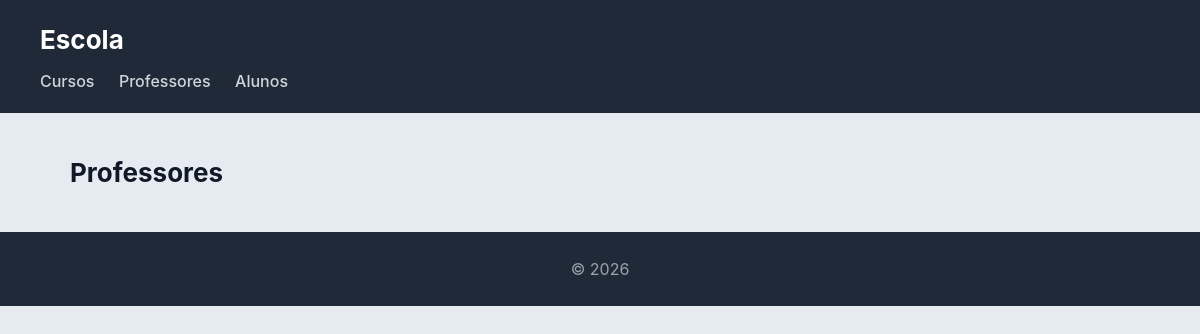
/escola/professores/, run on an earlier commit of the app's database.
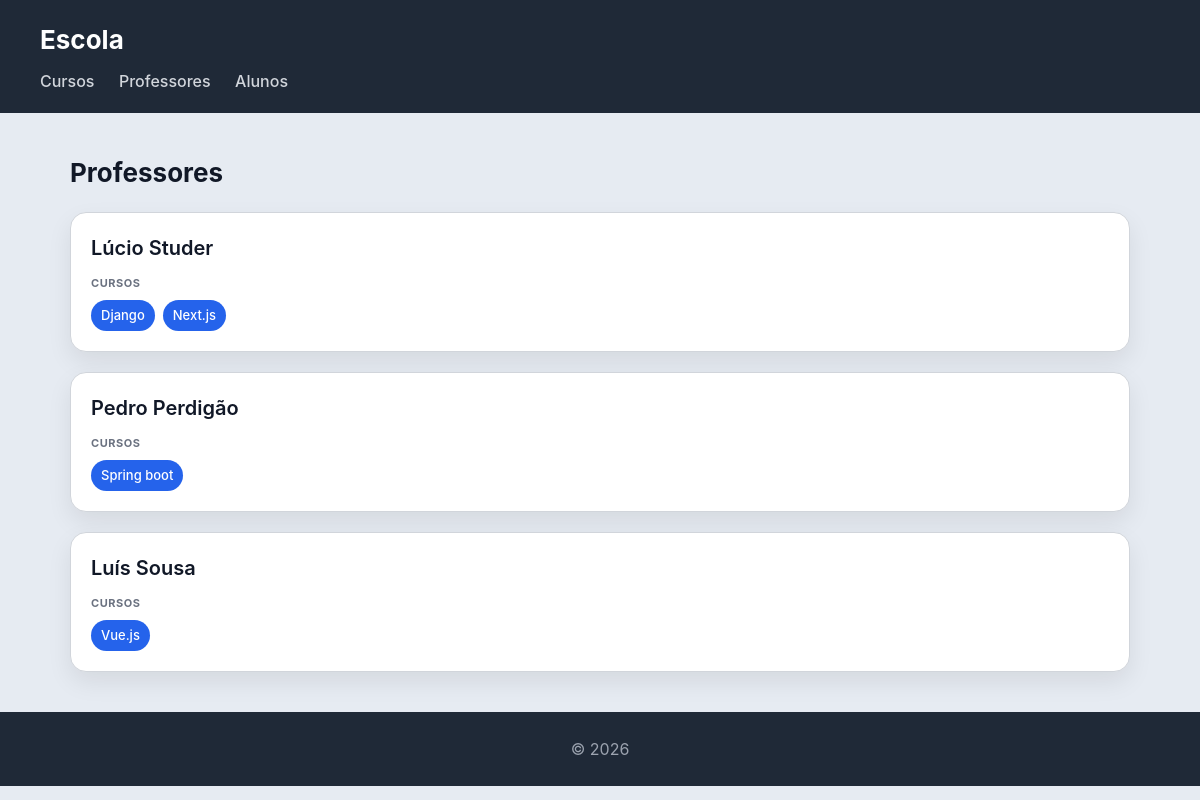
And on a later commit of the database.
### escola/models.py (models this page shows, shortened)
class Professor(models.Model):
    nome = models.CharField(max_length=100)
    email = models.EmailField()
    class Meta:
        verbose_name = 'Professor'
        verbose_name_plural = 'Professores'

class Curso(models.Model):
    nome = models.CharField(max_length=100)
    imagem = models.ImageField(upload_to='cursos/')
    professor = models.ForeignKey(Professor, on_delete=models.CASCADE, related_name='cursos')
    alunos = models.ManyToManyField(Aluno, related_name='cursos')

### escola/views.py (the view)
# urls.py: path('professores/', views.professores_view, name="professores"),
def professores_view(request):
    professores = Professor.objects.all()
    return render(request, 'escola/professores.html', {'professores': professores})

### escola/templates/escola/professores.html
{% extends "escola/base.html" %}
{% block content %}
<h2>Professores</h2>
<section>
    {% for professor in professores %}
    <article>
        <header>
            <h3>{{ professor.nome }}</h3>
        </header>
        <section>
            <h4>Cursos</h4>
            <ul>
                {% for curso in professor.cursos.all %}
                    <li>{{ curso.nome }}</li>
                {% empty %}
                    <li>Nenhum Curso</li>
                {% endfor %}
            </ul>
        </section>
    </article>
    {% endfor %}
</section>
{% endblock %}

What changed in the data, as far as the page shows it:
added Professor: nome "Lúcio Studer"
now on this page (row unchanged): Curso: nome "Django", shown under "Lúcio Studer"
now on this page (row unchanged): Curso: nome "Next.js", shown under "Lúcio Studer"
added Professor: nome "Pedro Perdigão"
now on this page (row unchanged): Curso: nome "Spring boot", shown under "Pedro Perdigão"
added Professor: nome "Luís Sousa"
now on this page (row unchanged): Curso: nome "Vue.js", shown under "Luís Sousa"
